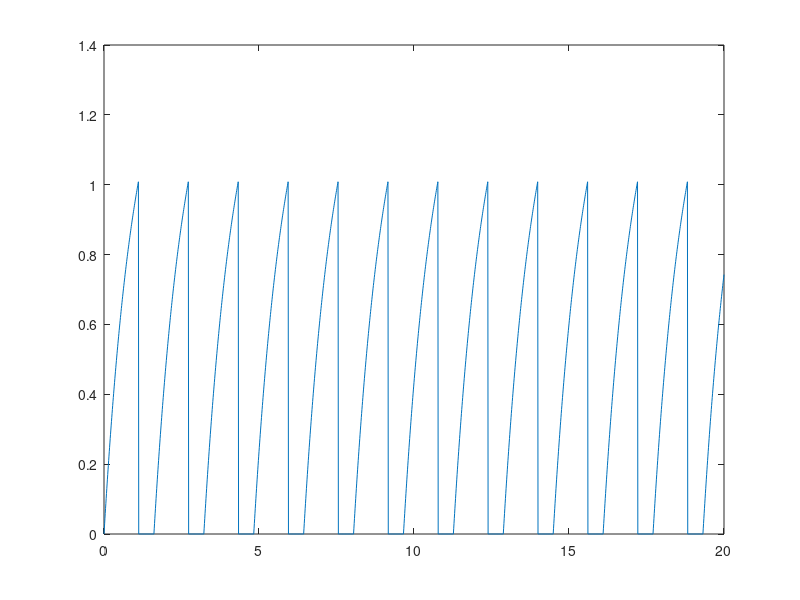

Write the MATLAB code that produced this figure.
clc
clear

b=1.5;  % neocortical pyramidal neurons
dt=.01;
in=0;fn=20;
endstep=((fn-in)/dt);
tspan = in:dt:fn;
ref=50;
v=[];
v(1)=0; 
 ref=50;          
flag = 0;

    for i=1:endstep
        
              if(flag > i)
                  v(i+1) = 0; 
              else
                  
                  v(i+1)=v(i)+(dt)*(-v(i)+b);
                  if v(i+1)>=1.01
                    v(i+1)=0; 
                    flag = i+ref;                                        
                  end;
              end;
    
     end;
 plot(tspan,v)    
     

